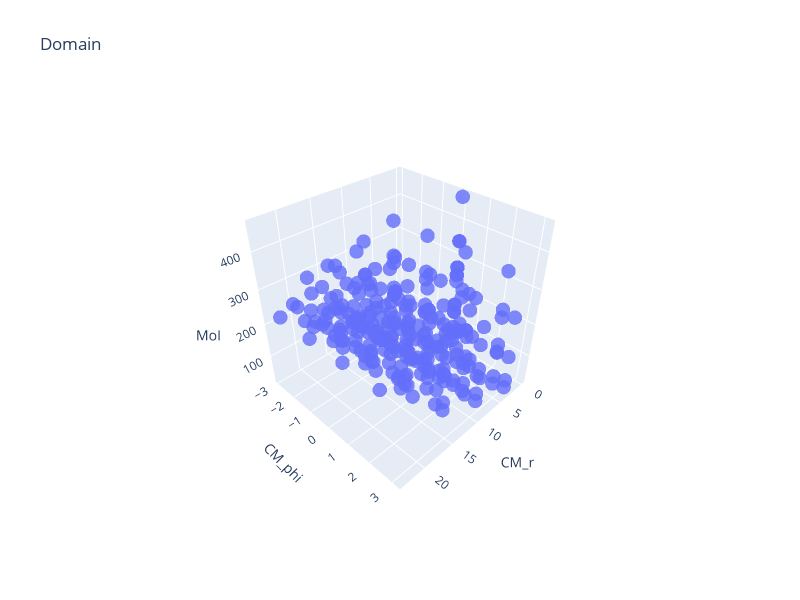

The code cell stored with this chart in its notebook:
### Code cell
# Create an interactive 3D scatter plot with hover information
fig = px.scatter_3d(df, 
                    x='CM_r', 
                    y='CM_phi', 
                    z='MoI',
                    hover_data=['pos1', 'pos2', 'pos3', 'pos4'],
                    title='Domain',
                    labels={
                        'CM_r': 'Center of Mass Radius',
                        'CM_phi': 'Center of Mass Angle (radians)',
                        'MoI': 'Moment of Inertia'
                    })

# Customize the appearance
fig.update_traces(marker=dict(size=5, opacity=0.8))

# Update layout for better visualization
fig.update_layout(
    scene=dict(
        xaxis_title='CM_r',
        yaxis_title='CM_phi',
        zaxis_title='MoI',
        camera=dict(
            eye=dict(x=1.5, y=1.5, z=1.5)
        )
    ),
    width=800,
    height=600
)

fig.show()

### Figure 1 — Plotly figure (JSON) as saved in the notebook; plotly's stock layout.template omitted (floating-point values rounded to 4 significant figures; data arrays with more than 128 entries replaced by an {"elided": "..."} marker saying what was removed)
{"data": [{"customdata": {"elided": "256x4 float values"}, "hovertemplate": "Center of Mass Radius=%{x}<br>Center of Mass Angle (radians)=%{y}<br>Moment of Inertia=%{z}<br>pos1=%{customdata[0]}<br>pos2=%{customdata[1]}<br>pos3=%{customdata[2]}<br>pos4=%{customdata[3]}<extra></extra>", "legendgroup": "", "marker": {"color": "#636efa", "opacity": 0.8, "size": 5, "symbol": "circle"}, "mode": "markers", "name": "", "scene": "scene", "showlegend": false, "type": "scatter3d", "x": {"elided": "256 float values"}, "y": {"elided": "256 float values"}, "z": {"elided": "256 float values"}}], "layout": {"height": 600, "legend": {"tracegroupgap": 0}, "scene": {"camera": {"eye": {"x": 1.5, "y": 1.5, "z": 1.5}}, "domain": {"x": [0, 1], "y": [0, 1]}, "xaxis": {"title": {"text": "CM_r"}}, "yaxis": {"title": {"text": "CM_phi"}}, "zaxis": {"title": {"text": "MoI"}}}, "title": {"text": "Domain"}, "width": 800}}
